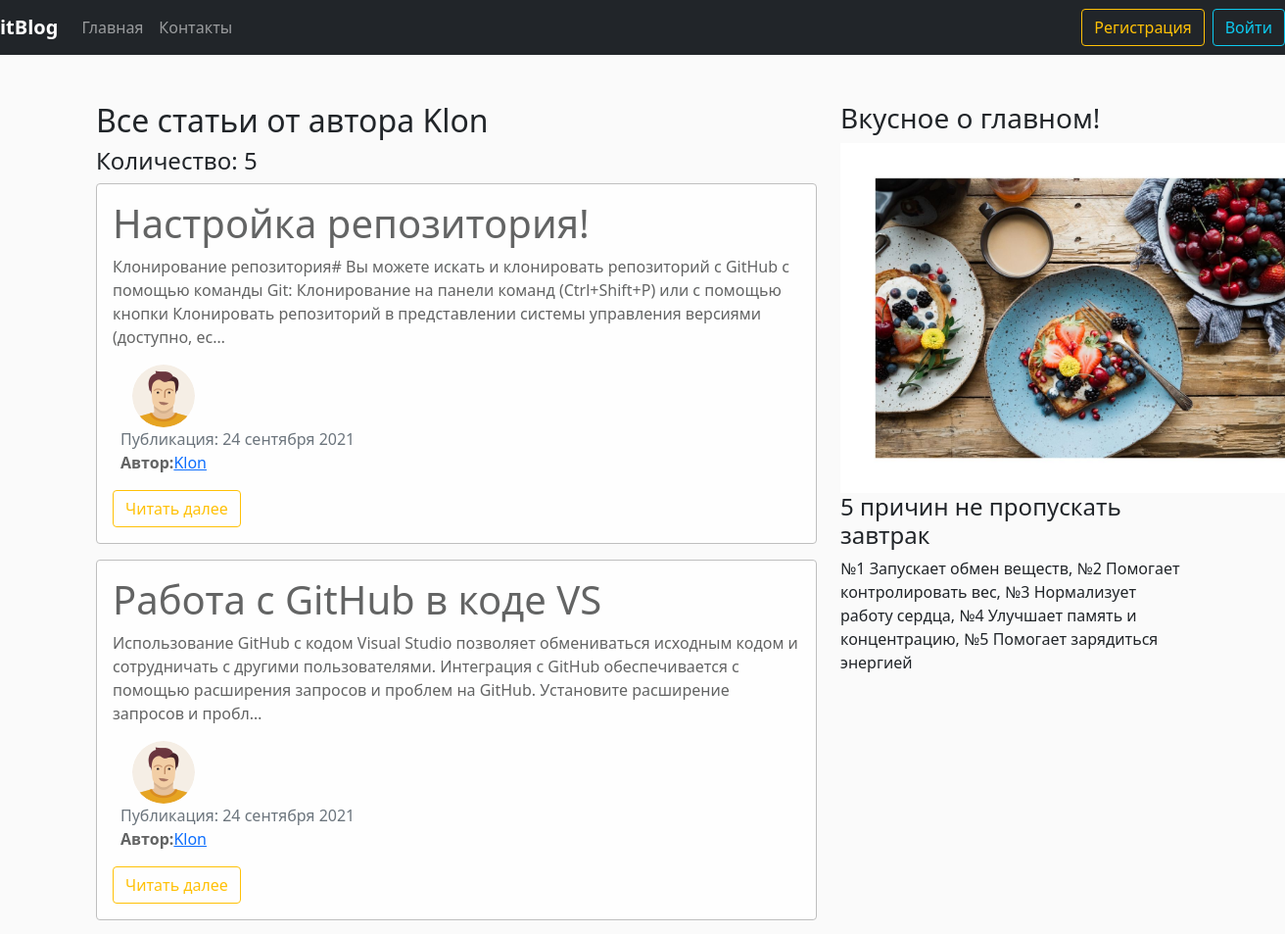
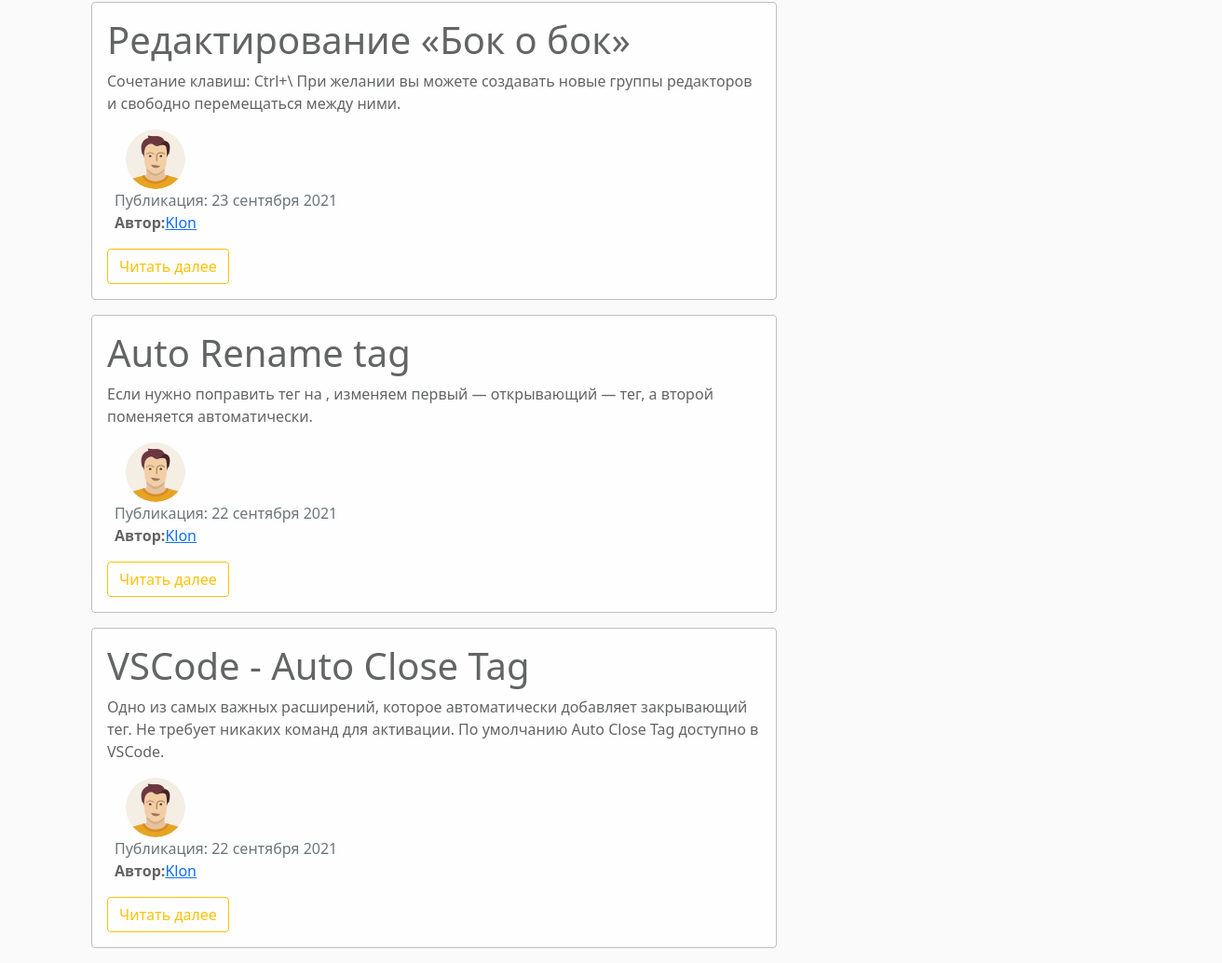
Screenshot of /user/Klon with the database file from the repository (2 pictures, top to bottom).
### blog/models.py (models this page shows, shortened)
class News(models.Model):
    title = models.CharField('Название статьи', max_length=100, unique=True)
    text = models.TextField('Основной текст статьи')
    date = models.DateTimeField('Дата', default=timezone.now)
    author = models.ForeignKey(User, verbose_name='Автор', on_delete=models.CASCADE)
    class Meta:
        verbose_name = 'Новость'
        verbose_name_plural = 'Новости'

### users/models.py (models this page shows, shortened)
class Profile(models.Model):
    user = models.OneToOneField(User, on_delete=models.CASCADE)
    img = models.ImageField('Фото пользователя', default='default.png', upload_to='user_images')
    class Meta:
        verbose_name = 'Профайл'
        verbose_name_plural = 'Профайлы'

### blog/views.py (the view)
# urls.py: path('user/<str:username>', views.UserAllNewsView.as_view(), name='user-news'),
class UserAllNewsView(ListView):
    model = News
    template_name = 'blog/user_news.html'
    context_object_name = 'news'
    paginate_by = 5
    def get_queryset(self):
        user = get_object_or_404(User, username=self.kwargs.get('username'))
        return News.objects.filter(author=user).order_by('-date')
    def get_context_data(self, **kwards):
        ctx = super(UserAllNewsView, self).get_context_data(**kwards)
        ctx['title'] = f"Статьи от пользователя {self.kwargs.get('username')}"
        return ctx

### blog/templates/blog/user_news.html (shortened to what this page needs)
{% extends 'blog/base.html' %}
{% block content %}
  <h2>Все статьи от автора {{ view.kwargs.username }}</h2>
  <h4>Количество: {{ page_obj.paginator.count }}</h4>
  {% for post in news %}
  <div class="alert alert-light">
    <h1>{{ post.title }}</h1>
    <p>{{ post.text|striptags|truncatechars:250 }}</p>
    <div class="row">
      <div>
        <img src="{{ post.author.profile.img.url }}" alt="{{ post.author }}" class="user_images">
      </div>
      <div class="ms-2">
        <span class="text-muted">Публикация: {{ post.date|date:'d E Y' }}</span>
          <p><b>Автор:</b><a href="{% url 'user-news' post.author %}">{{ post.author }}</a></p>
        </div>
      </div>
      <a href="{% url 'news-detail' post.id %}" class="btn btn-outline-warning">Читать далее</a>
    </div>
  {% endfor %}
{% endblock %}

### blog/static/blog/main.css (style rules this page uses)
body { background:#fafafa; }
.alert-light { border-color:#bfbfbf; }
.user_images { width: 64; height: 64; border-radius: 50%; margin-right: 15px; margin-left: 20px; }

### rows the page displays
News: title "Настройка репозитория!", text "Клонирование репозитория# Вы можете искать и клонировать репозиторий с GitHub с помощью команды Git: Клонирование на панели команд (Ctrl+Shift+P) или с помощью кнопки Клонировать репозиторий в представлении системы управления версиями (доступно, ес…", author.profile.img (picture), date "24 сентября 2021", author "Klon"
News: title "Работа с GitHub в коде VS", text "Использование GitHub с кодом Visual Studio позволяет обмениваться исходным кодом и сотрудничать с другими пользователями. Интеграция с GitHub обеспечивается с помощью расширения запросов и проблем на GitHub. Установите расширение запросов и пробл…", author.profile.img (picture), date "24 сентября 2021", author "Klon"
News: title "Редактирование «Бок о бок»", text "Сочетание клавиш: Ctrl+\\ При желании вы можете создавать новые группы редакторов и свободно перемещаться между ними.", author.profile.img (picture), date "23 сентября 2021", author "Klon"
News: title "Auto Rename tag", text "Если нужно поправить тег на , изменяем первый — открывающий — тег, а второй поменяется автоматически.", author.profile.img (picture), date "22 сентября 2021", author "Klon"
News: title "VSCode - Auto Close Tag", text "Одно из самых важных расширений, которое автоматически добавляет закрывающий тег. Не требует никаких команд для активации. По умолчанию Auto Close Tag доступно в VSCode.", author.profile.img (picture), date "22 сентября 2021", author "Klon"

### other values shown
{{ view.kwargs.username }} "Klon"
{{ page_obj.paginator.count }} "5"
